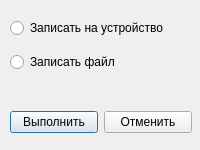
<?xml version="1.0" encoding="UTF-8"?>
<ui version="4.0">
 <class>ExportInv</class>
 <widget class="QDialog" name="ExportInv">
  <property name="geometry">
   <rect>
    <x>0</x>
    <y>0</y>
    <width>200</width>
    <height>150</height>
   </rect>
  </property>
  <property name="minimumSize">
   <size>
    <width>200</width>
    <height>150</height>
   </size>
  </property>
  <property name="maximumSize">
   <size>
    <width>200</width>
    <height>150</height>
   </size>
  </property>
  <property name="windowTitle">
   <string>Конфигуратор</string>
  </property>
  <widget class="QWidget" name="layoutWidget">
   <property name="geometry">
    <rect>
     <x>10</x>
     <y>10</y>
     <width>182</width>
     <height>132</height>
    </rect>
   </property>
   <layout class="QVBoxLayout" name="verticalLayout">
    <item>
     <widget class="QRadioButton" name="writeToDeviceRB">
      <property name="text">
       <string>Записать на устройство</string>
      </property>
     </widget>
    </item>
    <item>
     <widget class="QRadioButton" name="writeToFileRB">
      <property name="text">
       <string>Записать файл</string>
      </property>
     </widget>
    </item>
    <item>
     <spacer name="verticalSpacer">
      <property name="orientation">
       <enum>Qt::Orientation::Vertical</enum>
      </property>
      <property name="sizeType">
       <enum>QSizePolicy::Policy::Fixed</enum>
      </property>
      <property name="sizeHint" stdset="0">
       <size>
        <width>20</width>
        <height>25</height>
       </size>
      </property>
     </spacer>
    </item>
    <item>
     <layout class="QHBoxLayout" name="horizontalLayout">
      <item>
       <widget class="QPushButton" name="executeBtn">
        <property name="text">
         <string>Выполнить</string>
        </property>
       </widget>
      </item>
      <item>
       <widget class="QPushButton" name="cancelBtn">
        <property name="text">
         <string>Отменить</string>
        </property>
       </widget>
      </item>
     </layout>
    </item>
   </layout>
  </widget>
 </widget>
 <resources/>
 <connections/>
</ui>
